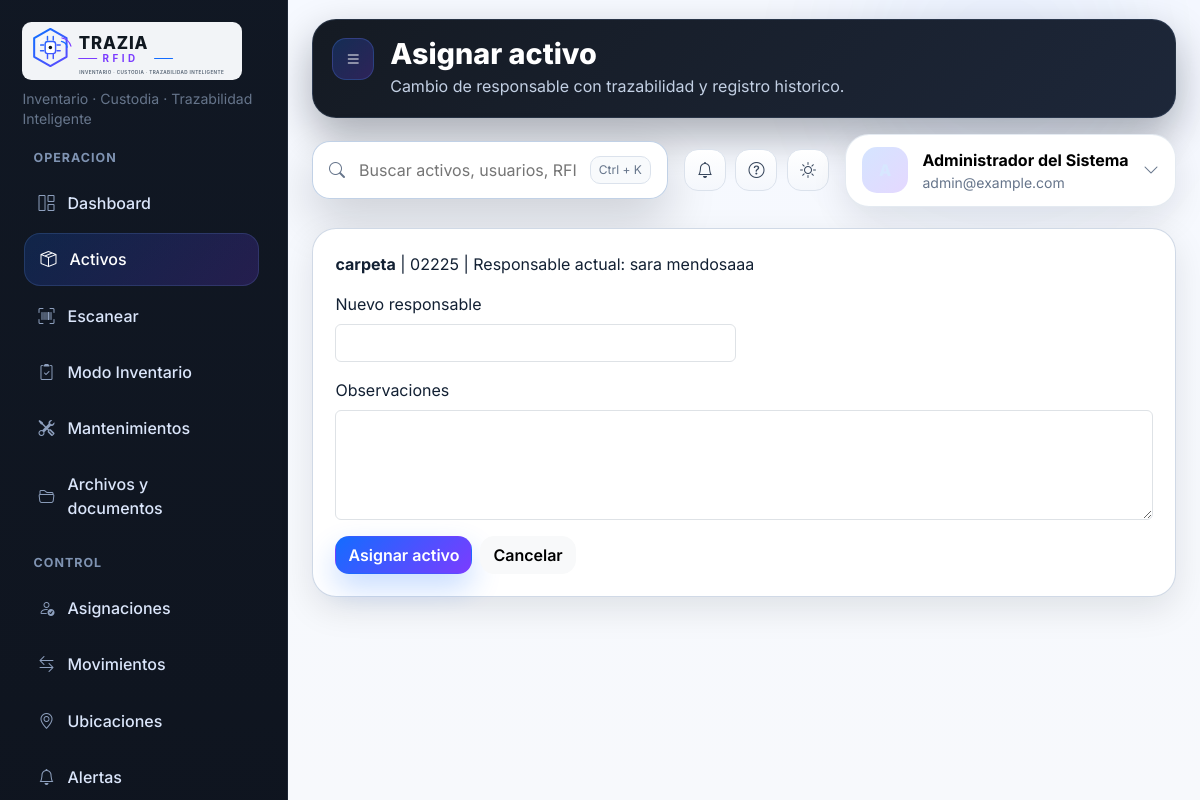
The app's page /activos/1/asignar (signed in) with its own data.
### models.py (models this page shows, shortened)
class TimestampMixin:
    created_at = db.Column(db.DateTime, default=datetime.utcnow, nullable=False)
    updated_at = db.Column(
        db.DateTime,
        default=datetime.utcnow,
        onupdate=datetime.utcnow,
        nullable=False,
    )

class User(UserMixin, TimestampMixin, db.Model):
    __tablename__ = "users"
    id = db.Column(db.Integer, primary_key=True)
    full_name = db.Column(db.String(150), nullable=False)
    username = db.Column(db.String(80), unique=True, nullable=False, index=True)
    email = db.Column(db.String(120), unique=True, nullable=False, index=True)
    password_hash = db.Column(db.String(255), nullable=False)
    role = db.Column(db.String(20), nullable=False, default=ROLE_VIEW)
    is_active_user = db.Column(db.Boolean, default=True, nullable=False)
    last_access = db.Column(db.DateTime, nullable=True)
    email_verified = db.Column(db.Boolean, default=False, nullable=False)
    email_verified_at = db.Column(db.DateTime, nullable=True)
    password_reset_requested_at = db.Column(db.DateTime, nullable=True)
    force_password_change = db.Column(db.Boolean, default=False, nullable=False)
    temporary_password_expires_at = db.Column(db.DateTime, nullable=True)
    password_changed_at = db.Column(db.DateTime, nullable=True)
    created_assets = db.relationship("Asset", back_populates="created_by", foreign_keys="Asset.created_by_id")
    responsible_assets = db.relationship(
        "Asset",
        back_populates="responsible_user",
        foreign_keys="Asset.responsible_user_id",
    )
    assignments_made = db.relationship("AssetAssignment", back_populates="assigned_by")
    movements_made = db.relationship("AssetMovement", back_populates="moved_by")
    maintenances_created = db.relationship("MaintenanceRecord", back_populates="created_by")
    documents_uploaded = db.relationship("AssetDocument", back_populates="uploaded_by")
    disposals_authorized = db.relationship("AssetDisposal", back_populates="authorized_by")
    system_logs = db.relationship("SystemLog", back_populates="user")
    @property
    def is_active(self):
        return self.is_active_user

class Asset(TimestampMixin, db.Model):
    __tablename__ = "assets"
    id = db.Column(db.Integer, primary_key=True)
    rfid_code = db.Column(db.String(80), unique=True, nullable=False, index=True)
    nfc_code = db.Column(db.String(120), unique=True, nullable=True, index=True)
    barcode_code = db.Column(db.String(120), unique=True, nullable=True, index=True)
    identification_technology = db.Column(db.String(30), nullable=False, default="rfid_125khz")
    internal_code = db.Column(db.String(80), unique=True, nullable=False, index=True)
    name = db.Column(db.String(150), nullable=False, index=True)
    asset_type = db.Column(db.String(50), nullable=False, index=True)
    category = db.Column(db.String(100), nullable=True, index=True)
    brand = db.Column(db.String(100), nullable=True)
    model = db.Column(db.String(100), nullable=True)
    serial_number_encrypted = db.Column("serial_number", db.Text, nullable=True)
    serial_number_hash = db.Column(db.String(64), nullable=True, index=True)
    purchase_date = db.Column(db.Date, nullable=True)
    invoice_number_encrypted = db.Column("invoice_number", db.Text, nullable=True)
    invoice_number_hash = db.Column(db.String(64), nullable=True, index=True)
    vendor_encrypted = db.Column("vendor", db.Text, nullable=True)
    purchase_value = db.Column(db.Numeric(12, 2), nullable=True)
    warranty_until = db.Column(db.Date, nullable=True)
    status = db.Column(db.String(30), nullable=False, default="activo", index=True)
    observations_encrypted = db.Column("observations", db.Text, nullable=True)
    responsible_user_id = db.Column(db.Integer, db.ForeignKey("users.id"), nullable=True)
    responsible_name = db.Column(db.String(150), nullable=True, index=True)
    location_id = db.Column(db.Integer, db.ForeignKey("locations.id"), nullable=True)
    created_by_id = db.Column(db.Integer, db.ForeignKey("users.id"), nullable=True)
    responsible_user = db.relationship("User", back_populates="responsible_assets", foreign_keys=[responsible_user_id])
    location = db.relationship("Location", back_populates="assets")
    created_by = db.relationship("User", back_populates="created_assets", foreign_keys=[created_by_id])
    assignments = db.relationship("AssetAssignment", back_populates="asset", cascade="all, delete-orphan")
    maintenances = db.relationship("MaintenanceRecord", back_populates="asset", cascade="all, delete-orphan")
    documents = db.relationship("AssetDocument", back_populates="asset", cascade="all, delete-orphan")
    movements = db.relationship("AssetMovement", back_populates="asset", cascade="all, delete-orphan")
    disposal = db.relationship("AssetDisposal", back_populates="asset", uselist=False, cascade="all, delete-orphan")
    @property
    def current_responsible(self) -> str:
        return self.responsible_name or (self.responsible_user.full_name if self.responsible_user else "Sin responsable")
    @property
    def serial_number(self):
        return decrypt_value(self.serial_number_encrypted)
    @serial_number.setter
    def serial_number(self, value):
        self.serial_number_encrypted = encrypt_value(value)
        self.serial_number_hash = blind_index(value)
    @property
    def invoice_number(self):
        return decrypt_value(self.invoice_number_encrypted)
    @invoice_number.setter
    def invoice_number(self, value):
        self.invoice_number_encrypted = encrypt_value(value)
        self.invoice_number_hash = blind_index(value)
    @property
    def vendor(self):
        return decrypt_value(self.vendor_encrypted)
    @vendor.setter
    def vendor(self, value):
        self.vendor_encrypted = encrypt_value(value)
    @property
    def observations(self):
        return decrypt_value(self.observations_encrypted)
    @observations.setter
    def observations(self, value):
        self.observations_encrypted = encrypt_value(value)

### app.py (the view, shortened to what this page needs)
@app.route("/activos/<int:asset_id>/asignar", methods=["GET", "POST"])
@login_required
@role_required(ROLE_ADMIN)
def assign_asset(asset_id):
    asset = Asset.query.get_or_404(asset_id)
    form = AssignmentForm()
    return render_template("activos/asignar.html", form=form, asset=asset)

### forms.py
class AssignmentForm(FlaskForm):
    new_responsible = StringField("Nuevo responsable", validators=[InputRequired(), Length(max=150)])
    observations = TextAreaField("Observaciones", validators=[Optional()])
    submit = SubmitField("Asignar activo")

### app.py (called while the page is built)
@login_manager.user_loader
def load_user(user_id):
    return User.query.get(int(user_id))

def get_topbar_alert_count():
    today = date.today()
    maintenance_limit = today + timedelta(days=app.config["MAINTENANCE_ALERT_DAYS"])
    warranty_limit = today + timedelta(days=app.config["WARRANTY_ALERT_DAYS"])
    return (
        MaintenanceRecord.query.filter(
            MaintenanceRecord.next_maintenance_date.isnot(None),
            MaintenanceRecord.next_maintenance_date <= maintenance_limit,
        ).count()
        + Asset.query.filter(
            Asset.warranty_until.isnot(None),
            Asset.warranty_until <= warranty_limit,
        ).count()
    )

### templates/activos/asignar.html (shortened to what this page needs)
{% extends 'base.html' %}
{% block page_title %}Asignar activo{% endblock %}
{% block page_subtitle %}Cambio de responsable con trazabilidad y registro historico.{% endblock %}
{% block content %}
<section class="card-panel">
    <div class="mb-3"><strong>{{ asset.name }}</strong> | {{ asset.internal_code }} | Responsable actual: {{ asset.current_responsible }}</div>
    <form method="post" class="row g-3">
        <div class="col-md-6">
            <label class="form-label">{{ form.new_responsible.label }}</label>
            {{ form.new_responsible(class="form-control") }}
        </div>
        <div class="col-12">
            <label class="form-label">{{ form.observations.label }}</label>
            {{ form.observations(class="form-control", rows="4") }}
        </div>
        <div class="col-12 d-flex gap-2">
            {{ form.submit(class="btn btn-primary") }}
            <a href="{{ url_for('asset_detail', asset_id=asset.id) }}" class="btn btn-light">Cancelar</a>
        </div>
    </form>
</section>
{% endblock %}

### templates/base.html (shortened to what this page needs)
<!doctype html>
<html lang="es">
<head>
    <link href="https://cdn.jsdelivr.net/npm/bootstrap@5.3.3/dist/css/bootstrap.min.css" rel="stylesheet">
    <link href="https://cdn.jsdelivr.net/npm/bootstrap-icons@1.11.3/font/bootstrap-icons.css" rel="stylesheet">
    <link href="{{ url_for('static', filename='css/styles.css') }}" rel="stylesheet">
</head>
<body class="app-shell">
{% if current_user.is_authenticated %}
<div class="app-bg-orb orb-a"></div>
<div class="app-bg-orb orb-b"></div>
<div class="layout">
    <aside class="sidebar">
        <div class="sidebar-top">
            <div class="sidebar-brand">
                {% if BRAND_LOGO_EXISTS %}
                <img class="brand-full-logo" src="{{ url_for('static', filename=BRAND_LOGO_PATH) }}" alt="{{ PLATFORM_NAME }}">
                <small class="sidebar-brand-tagline">{{ PLATFORM_TAGLINE }}</small>
                {% endif %}
            </div>
        </div>
        <div class="sidebar-section">
            <span class="sidebar-label">Operacion</span>
            <nav class="sidebar-nav">
                <a href="{{ url_for('dashboard') }}" class="{% if request.endpoint == 'dashboard' %}active{% endif %}">
                    <i class="bi bi-grid-1x2"></i> Dashboard
                </a>
                <a href="{{ url_for('list_assets') }}" class="{% if request.endpoint in ['list_assets', 'create_asset', 'edit_asset', 'asset_detail', 'assign_asset', 'dispose_asset'] %}active{% endif %}">
                    <i class="bi bi-box-seam"></i> Activos
                </a>
                <a href="{{ url_for('unified_scan') }}" class="{% if request.endpoint == 'unified_scan' %}active{% endif %}">
                    <i class="bi bi-upc-scan"></i> Escanear
                </a>
                {% if current_user.role in [ROLE_ADMIN, ROLE_TECH] %}
                <a href="{{ url_for('inventario_modo') }}" class="{% if request.endpoint == 'inventario_modo' %}active{% endif %}">
                    <i class="bi bi-clipboard2-check"></i> Modo Inventario
                </a>
                {% endif %}
                <a href="{{ url_for('list_maintenances') }}" class="{% if request.endpoint in ['list_maintenances', 'create_maintenance'] %}active{% endif %}">
                    <i class="bi bi-tools"></i> Mantenimientos
                </a>
                <a href="{{ url_for('list_documents') }}" class="{% if request.endpoint in ['list_documents', 'upload_document'] %}active{% endif %}">
                    <i class="bi bi-folder2-open"></i> Archivos y documentos
                </a>
            </nav>
        </div>
        <div class="sidebar-section">
            <span class="sidebar-label">Control</span>
            <nav class="sidebar-nav">
                <a href="{{ url_for('list_assignments') }}" class="{% if request.endpoint == 'list_assignments' %}active{% endif %}">
                    <i class="bi bi-person-check"></i> Asignaciones
                </a>
                <a href="{{ url_for('list_movements') }}" class="{% if request.endpoint == 'list_movements' %}active{% endif %}">
                    <i class="bi bi-arrow-left-right"></i> Movimientos
                </a>
                <a href="{{ url_for('list_locations') }}" class="{% if request.endpoint in ['list_locations', 'create_location'] %}active{% endif %}">
                    <i class="bi bi-geo-alt"></i> Ubicaciones
                </a>
                <a href="{{ url_for('alerts') }}" class="{% if request.endpoint == 'alerts' %}active{% endif %}">
                    <i class="bi bi-bell"></i> Alertas
                </a>
            </nav>
        </div>
    </aside>
    <div class="main-panel">
        <header class="topbar">
            <div class="topbar-heading-card">
                <div class="topbar-heading">
                    <div class="header-chip"><i class="bi bi-list"></i></div>
                    <div class="topbar-heading-copy">
                        <h1 class="page-title">{% block page_title %}Panel principal{% endblock %}</h1>
                        <p class="page-subtitle">{% block page_subtitle %}Gestion centralizada de activos RFID.{% endblock %}</p>
                    </div>
                </div>
            </div>
            <div class="topbar-toolbar">
                <form class="global-search" action="{{ url_for('global_search') }}" method="get">
                    <i class="bi bi-search"></i>
                    <input type="text" id="globalSearchInput" name="q" placeholder="Buscar activos, usuarios, RFID..." value="{{ request.args.get('q', '') }}">
                    <span class="shortcut-chip">Ctrl + K</span>
                </form>
                <div class="topbar-actions">
                    <a class="icon-btn" href="{{ url_for('alerts') }}" title="Ver alertas">
                        <i class="bi bi-bell"></i>
                    </a>
                    <button class="icon-btn" type="button" data-bs-toggle="modal" data-bs-target="#helpModal" title="Ayuda rapida">
                        <i class="bi bi-question-circle"></i>
                    </button>
                    <button class="icon-btn" type="button" id="themeToggleBtn" title="Cambiar apariencia">
                        <i class="bi bi-sun" id="themeToggleIcon"></i>
                    </button>
                </div>
                <div class="topbar-user-menu">
                <button class="topbar-user" type="button" id="topbarUserToggle" aria-expanded="false">
                    <div class="user-avatar">{{ current_user.full_name[:1] }}</div>
                    <div>
                        <strong>{{ current_user.full_name }}</strong>
                        <small>{{ current_user.email }}</small>
                    </div>
                    <i class="bi bi-chevron-down text-muted"></i>
                </button>
                </div>
            </div>
        </header>
        <main class="content-area">
            {% block content %}{% endblock %}
        </main>
    </div>
</div>
{% else %}
    {% block auth_content %}{% endblock %}
{% endif %}
</body>
</html>

### records on screen
User: full_name "Administrador del Sistema", email "admin@example.com"
Asset: name "carpeta", internal_code "02225", current_responsible "sara mendosaaa"

### other values on screen
{{ PLATFORM_TAGLINE }} "Inventario · Custodia · Trazabilidad Inteligente"
